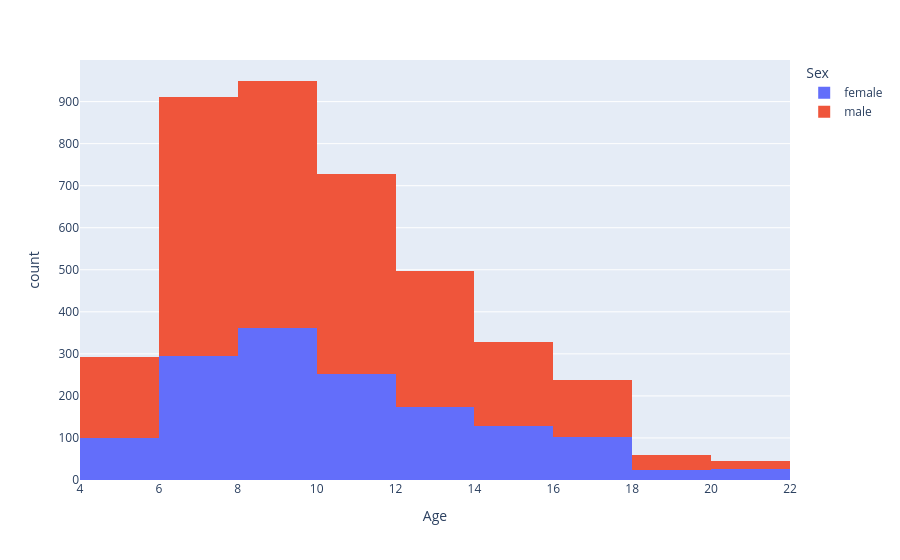

Notebook cell for this chart:
### Markdown cell above
## Majority of sample (n=4106) is male (n=2626) and majority of sample are in the age range: 6-10 (n=2394)

### Code cell
fig = px.histogram(df, x="Age", nbins=10, color="Sex")
fig.show()

### Figure 1 — Plotly figure (JSON) as saved in the notebook; plotly's stock layout.template omitted (floating-point values rounded to 4 significant figures; data arrays with more than 128 entries replaced by an {"elided": "..."} marker saying what was removed)
{"data": [{"alignmentgroup": "True", "bingroup": "x", "hovertemplate": "Sex=female<br>Age=%{x}<br>count=%{y}<extra></extra>", "legendgroup": "female", "marker": {"color": "#636efa", "pattern": {"shape": ""}}, "name": "female", "nbinsx": 10, "offsetgroup": "female", "orientation": "v", "showlegend": true, "type": "histogram", "x": {"elided": "1465 float values"}, "xaxis": "x", "yaxis": "y"}, {"alignmentgroup": "True", "bingroup": "x", "hovertemplate": "Sex=male<br>Age=%{x}<br>count=%{y}<extra></extra>", "legendgroup": "male", "marker": {"color": "#EF553B", "pattern": {"shape": ""}}, "name": "male", "nbinsx": 10, "offsetgroup": "male", "orientation": "v", "showlegend": true, "type": "histogram", "x": {"elided": "2585 float values"}, "xaxis": "x", "yaxis": "y"}], "layout": {"barmode": "relative", "legend": {"title": {"text": "Sex"}, "tracegroupgap": 0}, "margin": {"t": 60}, "xaxis": {"anchor": "y", "domain": [0, 1], "title": {"text": "Age"}}, "yaxis": {"anchor": "x", "domain": [0, 1], "title": {"text": "count"}}}}
